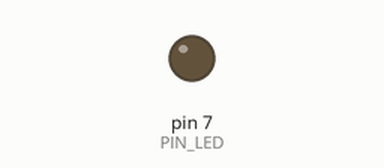
This sketch was run on a simulated Arduino Uno, built with avr-gcc and run on an emulated ATmega328P. Shown: output pins drawn as LEDs (lit = HIGH). Dashed ring = blinking.

Above: at 0.5 s.
At 1.85 s:
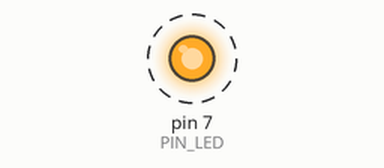
Timing chart, 0 to 3.0 s (numbered marks = the images above):
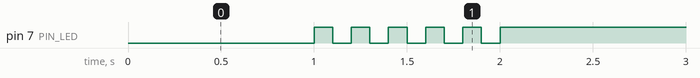

Measured:
- by itself, pin 7 (PIN_LED): alternates HIGH for 0.10 s and LOW for 0.10 s, 11 changes in all, then stays HIGH

The sketch:

05_practice_2.ino
```cpp
#define PIN_LED 7
unsigned int count;

void setup() {
  pinMode(PIN_LED, OUTPUT);
  count = 0;
  digitalWrite(PIN_LED, 0);
}

void loop() {
  while (count < 1)
  {
    digitalWrite(PIN_LED, 0);
    delay(1000);
    digitalWrite(PIN_LED, 1);
    delay(100);
    digitalWrite(PIN_LED, 0);
    delay(100);
    digitalWrite(PIN_LED, 1);
    delay(100);
    digitalWrite(PIN_LED, 0);
    delay(100);
    digitalWrite(PIN_LED, 1);
    delay(100);
    digitalWrite(PIN_LED, 0);
    delay(100);
    digitalWrite(PIN_LED, 1);
    delay(100);
    digitalWrite(PIN_LED, 0);
    delay(100);
    digitalWrite(PIN_LED, 1);
    delay(100);
    digitalWrite(PIN_LED, 0);
    delay(100);
    digitalWrite(PIN_LED, 1);
    count++;
  }
  }
```
